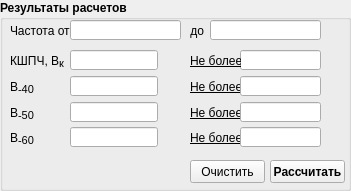
       <widget class="QGroupBox" name="groupBox_7">
        <property name="geometry">
         <rect>
          <x>450</x>
          <y>197</y>
          <width>351</width>
          <height>191</height>
         </rect>
        </property>
        <property name="font">
         <font>
          <weight>75</weight>
          <bold>true</bold>
         </font>
        </property>
        <property name="title">
         <string>Результаты расчетов</string>
        </property>
        <widget class="QPushButton" name="pushButton_6">
         <property name="geometry">
          <rect>
           <x>270</x>
           <y>160</y>
           <width>75</width>
           <height>23</height>
          </rect>
         </property>
         <property name="font">
          <font>
           <weight>75</weight>
           <bold>true</bold>
          </font>
         </property>
         <property name="text">
          <string>Рассчитать</string>
         </property>
        </widget>
        <widget class="QLineEdit" name="lineEdit_18">
         <property name="geometry">
          <rect>
           <x>70</x>
           <y>50</y>
           <width>88</width>
           <height>20</height>
          </rect>
         </property>
         <property name="minimumSize">
          <size>
           <width>0</width>
           <height>0</height>
          </size>
         </property>
         <property name="maximumSize">
          <size>
           <width>88</width>
           <height>20</height>
          </size>
         </property>
         <property name="font">
          <font>
           <weight>50</weight>
           <bold>false</bold>
          </font>
         </property>
         <property name="readOnly">
          <bool>true</bool>
         </property>
        </widget>
        <widget class="QLabel" name="label_20">
         <property name="geometry">
          <rect>
           <x>10</x>
           <y>20</y>
           <width>61</width>
           <height>21</height>
          </rect>
         </property>
         <property name="font">
          <font>
           <weight>50</weight>
           <bold>false</bold>
          </font>
         </property>
         <property name="text">
          <string>Частота от</string>
         </property>
        </widget>
        <widget class="QLineEdit" name="lineEdit_17">
         <property name="geometry">
          <rect>
           <x>70</x>
           <y>20</y>
           <width>111</width>
           <height>20</height>
          </rect>
         </property>
         <property name="font">
          <font>
           <weight>50</weight>
           <bold>false</bold>
          </font>
         </property>
         <property name="readOnly">
          <bool>true</bool>
         </property>
        </widget>
        <widget class="QLineEdit" name="lineEdit_20">
         <property name="geometry">
          <rect>
           <x>210</x>
           <y>20</y>
           <width>111</width>
           <height>20</height>
          </rect>
         </property>
         <property name="font">
          <font>
           <weight>50</weight>
           <bold>false</bold>
          </font>
         </property>
         <property name="readOnly">
          <bool>true</bool>
         </property>
        </widget>
        <widget class="QLabel" name="label_21">
         <property name="geometry">
          <rect>
           <x>180</x>
           <y>20</y>
           <width>31</width>
           <height>21</height>
          </rect>
         </property>
         <property name="font">
          <font>
           <weight>50</weight>
           <bold>false</bold>
          </font>
         </property>
         <property name="text">
          <string> до</string>
         </property>
         <property name="alignment">
          <set>Qt::AlignCenter</set>
         </property>
        </widget>
        <widget class="QLabel" name="label_22">
         <property name="geometry">
          <rect>
           <x>325</x>
           <y>20</y>
           <width>31</width>
           <height>21</height>
          </rect>
         </property>
         <property name="font">
          <font>
           <weight>50</weight>
           <bold>false</bold>
          </font>
         </property>
         <property name="text">
          <string/>
         </property>
        </widget>
        <widget class="QLineEdit" name="lineEdit_28">
         <property name="enabled">
          <bool>true</bool>
         </property>
         <property name="geometry">
          <rect>
           <x>70</x>
           <y>76</y>
           <width>88</width>
           <height>20</height>
          </rect>
         </property>
         <property name="minimumSize">
          <size>
           <width>0</width>
           <height>0</height>
          </size>
         </property>
         <property name="maximumSize">
          <size>
           <width>88</width>
           <height>20</height>
          </size>
         </property>
         <property name="font">
          <font>
           <weight>50</weight>
           <bold>false</bold>
          </font>
         </property>
         <property name="readOnly">
          <bool>true</bool>
         </property>
        </widget>
        <widget class="QLabel" name="label_19">
         <property name="enabled">
          <bool>true</bool>
         </property>
         <property name="geometry">
          <rect>
           <x>10</x>
           <y>50</y>
           <width>61</width>
           <height>19</height>
          </rect>
         </property>
         <property name="font">
          <font>
           <weight>50</weight>
           <bold>false</bold>
          </font>
         </property>
         <property name="text">
          <string>&lt;html&gt;&lt;head/&gt;&lt;body&gt;&lt;p&gt;КШПЧ, В&lt;span style=&quot; font-size:12pt; vertical-align:sub;&quot;&gt;к&lt;/span&gt;&lt;/p&gt;&lt;/body&gt;&lt;/html&gt;</string>
         </property>
        </widget>
        <widget class="QLabel" name="label_33">
         <property name="enabled">
          <bool>true</bool>
         </property>
         <property name="geometry">
          <rect>
           <x>10</x>
           <y>76</y>
           <width>61</width>
           <height>19</height>
          </rect>
         </property>
         <property name="font">
          <font>
           <weight>50</weight>
           <bold>false</bold>
          </font>
         </property>
         <property name="text">
          <string>&lt;html&gt;&lt;head/&gt;&lt;body&gt;&lt;p&gt;В&lt;span style=&quot; font-size:12pt; vertical-align:sub;&quot;&gt;-40&lt;/span&gt;&lt;/p&gt;&lt;/body&gt;&lt;/html&gt;</string>
         </property>
        </widget>
        <widget class="QLineEdit" name="lineEdit_30">
         <property name="enabled">
          <bool>true</bool>
         </property>
         <property name="geometry">
          <rect>
           <x>70</x>
           <y>102</y>
           <width>88</width>
           <height>20</height>
          </rect>
         </property>
         <property name="minimumSize">
          <size>
           <width>0</width>
           <height>0</height>
          </size>
         </property>
         <property name="maximumSize">
          <size>
           <width>88</width>
           <height>20</height>
          </size>
         </property>
         <property name="font">
          <font>
           <weight>50</weight>
           <bold>false</bold>
          </font>
         </property>
         <property name="readOnly">
          <bool>true</bool>
         </property>
        </widget>
        <widget class="QLineEdit" name="lineEdit_29">
         <property name="enabled">
          <bool>true</bool>
         </property>
         <property name="geometry">
          <rect>
           <x>70</x>
           <y>127</y>
           <width>88</width>
           <height>20</height>
          </rect>
         </property>
         <property name="minimumSize">
          <size>
           <width>0</width>
           <height>0</height>
          </size>
         </property>
         <property name="maximumSize">
          <size>
           <width>88</width>
           <height>20</height>
          </size>
         </property>
         <property name="font">
          <font>
           <weight>50</weight>
           <bold>false</bold>
          </font>
         </property>
         <property name="readOnly">
          <bool>true</bool>
         </property>
        </widget>
        <widget class="QLabel" name="label_34">
         <property name="enabled">
          <bool>true</bool>
         </property>
         <property name="geometry">
          <rect>
           <x>10</x>
           <y>127</y>
           <width>61</width>
           <height>19</height>
          </rect>
         </property>
         <property name="font">
          <font>
           <weight>50</weight>
           <bold>false</bold>
          </font>
         </property>
         <property name="text">
          <string>&lt;html&gt;&lt;head/&gt;&lt;body&gt;&lt;p&gt;В&lt;span style=&quot; font-size:12pt; vertical-align:sub;&quot;&gt;-60&lt;/span&gt;&lt;/p&gt;&lt;/body&gt;&lt;/html&gt;</string>
         </property>
        </widget>
        <widget class="QLabel" name="label_35">
         <property name="enabled">
          <bool>true</bool>
         </property>
         <property name="geometry">
          <rect>
           <x>10</x>
           <y>102</y>
           <width>61</width>
           <height>19</height>
          </rect>
         </property>
         <property name="font">
          <font>
           <weight>50</weight>
           <bold>false</bold>
          </font>
         </property>
         <property name="text">
          <string>&lt;html&gt;&lt;head/&gt;&lt;body&gt;&lt;p&gt;В&lt;span style=&quot; font-size:12pt; vertical-align:sub;&quot;&gt;-50&lt;/span&gt;&lt;/p&gt;&lt;/body&gt;&lt;/html&gt;</string>
         </property>
        </widget>
        <widget class="QLabel" name="label_6">
         <property name="geometry">
          <rect>
           <x>160</x>
           <y>50</y>
           <width>51</width>
           <height>21</height>
          </rect>
         </property>
         <property name="font">
          <font>
           <weight>50</weight>
           <bold>false</bold>
          </font>
         </property>
         <property name="text">
          <string/>
         </property>
        </widget>
        <widget class="QLabel" name="label_32">
         <property name="geometry">
          <rect>
           <x>160</x>
           <y>76</y>
           <width>51</width>
           <height>21</height>
          </rect>
         </property>
         <property name="font">
          <font>
           <weight>50</weight>
           <bold>false</bold>
          </font>
         </property>
         <property name="text">
          <string/>
         </property>
        </widget>
        <widget class="QLabel" name="label_36">
         <property name="geometry">
          <rect>
           <x>160</x>
           <y>102</y>
           <width>51</width>
           <height>21</height>
          </rect>
         </property>
         <property name="font">
          <font>
           <weight>50</weight>
           <bold>false</bold>
          </font>
         </property>
         <property name="text">
          <string/>
         </property>
        </widget>
        <widget class="QLabel" name="label_37">
         <property name="geometry">
          <rect>
           <x>160</x>
           <y>127</y>
           <width>51</width>
           <height>21</height>
          </rect>
         </property>
         <property name="font">
          <font>
           <weight>50</weight>
           <bold>false</bold>
          </font>
         </property>
         <property name="text">
          <string/>
         </property>
        </widget>
        <widget class="QLineEdit" name="lineEdit_38">
         <property name="geometry">
          <rect>
           <x>240</x>
           <y>50</y>
           <width>81</width>
           <height>20</height>
          </rect>
         </property>
         <property name="font">
          <font>
           <weight>50</weight>
           <bold>false</bold>
          </font>
         </property>
         <property name="readOnly">
          <bool>true</bool>
         </property>
        </widget>
        <widget class="QLabel" name="label_49">
         <property name="geometry">
          <rect>
           <x>325</x>
           <y>50</y>
           <width>51</width>
           <height>21</height>
          </rect>
         </property>
         <property name="font">
          <font>
           <weight>50</weight>
           <bold>false</bold>
          </font>
         </property>
         <property name="text">
          <string/>
         </property>
        </widget>
        <widget class="QLabel" name="label_50">
         <property name="geometry">
          <rect>
           <x>190</x>
           <y>50</y>
           <width>51</width>
           <height>21</height>
          </rect>
         </property>
         <property name="font">
          <font>
           <weight>50</weight>
           <bold>false</bold>
           <underline>true</underline>
          </font>
         </property>
         <property name="text">
          <string>Не более</string>
         </property>
        </widget>
        <widget class="QPushButton" name="pushButton_12">
         <property name="geometry">
          <rect>
           <x>190</x>
           <y>160</y>
           <width>75</width>
           <height>23</height>
          </rect>
         </property>
         <property name="font">
          <font>
           <weight>50</weight>
           <bold>false</bold>
          </font>
         </property>
         <property name="text">
          <string>Очистить</string>
         </property>
        </widget>
        <widget class="QLabel" name="label_56">
         <property name="geometry">
          <rect>
           <x>190</x>
           <y>76</y>
           <width>51</width>
           <height>21</height>
          </rect>
         </property>
         <property name="font">
          <font>
           <weight>50</weight>
           <bold>false</bold>
           <underline>true</underline>
          </font>
         </property>
         <property name="text">
          <string>Не более</string>
         </property>
        </widget>
        <widget class="QLabel" name="label_57">
         <property name="geometry">
          <rect>
           <x>325</x>
           <y>76</y>
           <width>51</width>
           <height>21</height>
          </rect>
         </property>
         <property name="font">
          <font>
           <weight>50</weight>
           <bold>false</bold>
          </font>
         </property>
         <property name="text">
          <string/>
         </property>
        </widget>
        <widget class="QLineEdit" name="lineEdit_41">
         <property name="geometry">
          <rect>
           <x>240</x>
           <y>76</y>
           <width>81</width>
           <height>20</height>
          </rect>
         </property>
         <property name="font">
          <font>
           <weight>50</weight>
           <bold>false</bold>
          </font>
         </property>
         <property name="readOnly">
          <bool>true</bool>
         </property>
        </widget>
        <widget class="QLabel" name="label_58">
         <property name="geometry">
          <rect>
           <x>190</x>
           <y>102</y>
           <width>51</width>
           <height>21</height>
          </rect>
         </property>
         <property name="font">
          <font>
           <weight>50</weight>
           <bold>false</bold>
           <underline>true</underline>
          </font>
         </property>
         <property name="text">
          <string>Не более</string>
         </property>
        </widget>
        <widget class="QLabel" name="label_59">
         <property name="geometry">
          <rect>
           <x>325</x>
           <y>102</y>
           <width>51</width>
           <height>21</height>
          </rect>
         </property>
         <property name="font">
          <font>
           <weight>50</weight>
           <bold>false</bold>
          </font>
         </property>
         <property name="text">
          <string/>
         </property>
        </widget>
        <widget class="QLineEdit" name="lineEdit_42">
         <property name="geometry">
          <rect>
           <x>240</x>
           <y>102</y>
           <width>81</width>
           <height>20</height>
          </rect>
         </property>
         <property name="font">
          <font>
           <weight>50</weight>
           <bold>false</bold>
          </font>
         </property>
         <property name="readOnly">
          <bool>true</bool>
         </property>
        </widget>
        <widget class="QLabel" name="label_60">
         <property name="geometry">
          <rect>
           <x>190</x>
           <y>127</y>
           <width>51</width>
           <height>21</height>
          </rect>
         </property>
         <property name="font">
          <font>
           <weight>50</weight>
           <bold>false</bold>
           <underline>true</underline>
          </font>
         </property>
         <property name="text">
          <string>Не более</string>
         </property>
        </widget>
        <widget class="QLabel" name="label_61">
         <property name="geometry">
          <rect>
           <x>325</x>
           <y>127</y>
           <width>51</width>
           <height>21</height>
          </rect>
         </property>
         <property name="font">
          <font>
           <weight>50</weight>
           <bold>false</bold>
          </font>
         </property>
         <property name="text">
          <string/>
         </property>
        </widget>
        <widget class="QLineEdit" name="lineEdit_43">
         <property name="geometry">
          <rect>
           <x>240</x>
           <y>127</y>
           <width>81</width>
           <height>20</height>
          </rect>
         </property>
         <property name="font">
          <font>
           <weight>50</weight>
           <bold>false</bold>
          </font>
         </property>
         <property name="readOnly">
          <bool>true</bool>
         </property>
        </widget>
       </widget>
